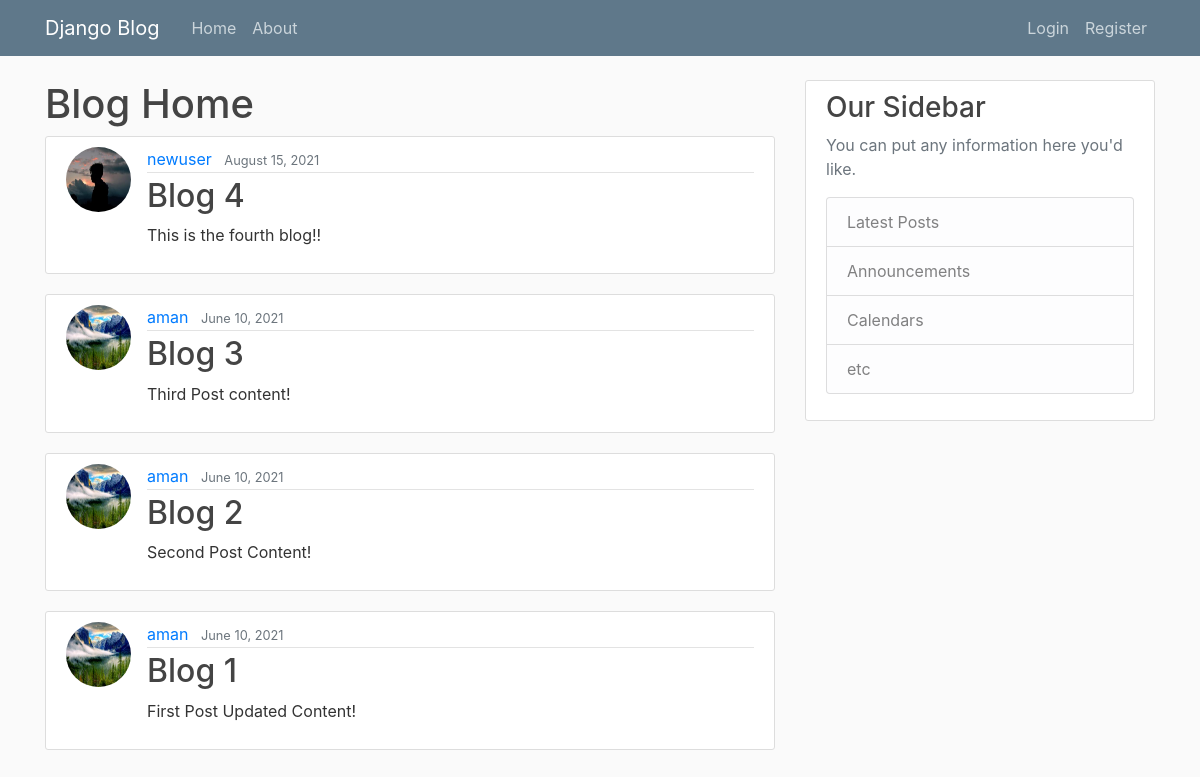
The page / on the database its author committed.
### blog/models.py (models this page shows, shortened)
class Post(models.Model):
    title= models.CharField(max_length=100)
    content= models.TextField()
    date_posted= models.DateTimeField(default=timezone.now)
    author = models.ForeignKey(User,on_delete=models.CASCADE)

### users/models.py (models this page shows, shortened)
class Profile(models.Model):
    user = models.OneToOneField(User, on_delete=models.CASCADE)
    image = models.ImageField(default='default.jpg',upload_to='profile_pics')

### blog/views.py (the view)
# urls.py: path('', PostListView.as_view(), name='blog-home'),
class PostListView(ListView):
    model = Post
    template_name = 'blog/home.html'
    context_object_name = 'posts'
    ordering = ['-date_posted']
    paginate_by = 5

### blog/templates/blog/home.html
{% extends "blog/base.html" %}
{% block content %}
    <h1>Blog Home</h1>
    {% for post in posts %}
    <article class="media content-section">
        <img class="rounded-circle article-img" src="{{ post.author.profile.image.url }}" alt="Author Profile Picture">
        <div class="media-body">
          <div class="article-metadata">
            <a class="mr-2" href="#">{{ post.author }}</a>
            <small class="text-muted">{{ post.date_posted|date:"F d, Y" }}</small>
          </div>
          <h2><a class="article-title" href="{% url 'post-detail' post.id %}">{{ post.title }}</a></h2>
          <p class="article-content">{{ post.content }}</p>
        </div>
      </article>
    {% endfor %}
{% endblock content %}

### blog/static/blog/main.css (style rules this page uses)
body { background: #fafafa; color: #333333; margin-top: 5rem; }
h1, h2, h3, h4, h5, h6 { color: #444444; }
.content-section { background: #ffffff; padding: 10px 20px; border: 1px solid #dddddd; border-radius: 3px; margin-bottom: 20px; }
.article-title { color: #444444; }
.article-content { white-space: pre-line; }
.article-img { height: 65px; width: 65px; margin-right: 16px; }
.article-metadata { padding-bottom: 1px; margin-bottom: 4px; border-bottom: 1px solid #e3e3e3 }

### rows shown on the page
Post: author.profile.image (placeholder picture), author "newuser", date_posted "August 15, 2021", title "Blog 4", content "This is the fourth blog!!"
Post: author.profile.image (picture), author "aman", date_posted "June 10, 2021", title "Blog 3", content "Third Post content!"
Post: author.profile.image (picture), author "aman", date_posted "June 10, 2021", title "Blog 2", content "Second Post Content!"
Post: author.profile.image (picture), author "aman", date_posted "June 10, 2021", title "Blog 1", content "First Post Updated Content!"
